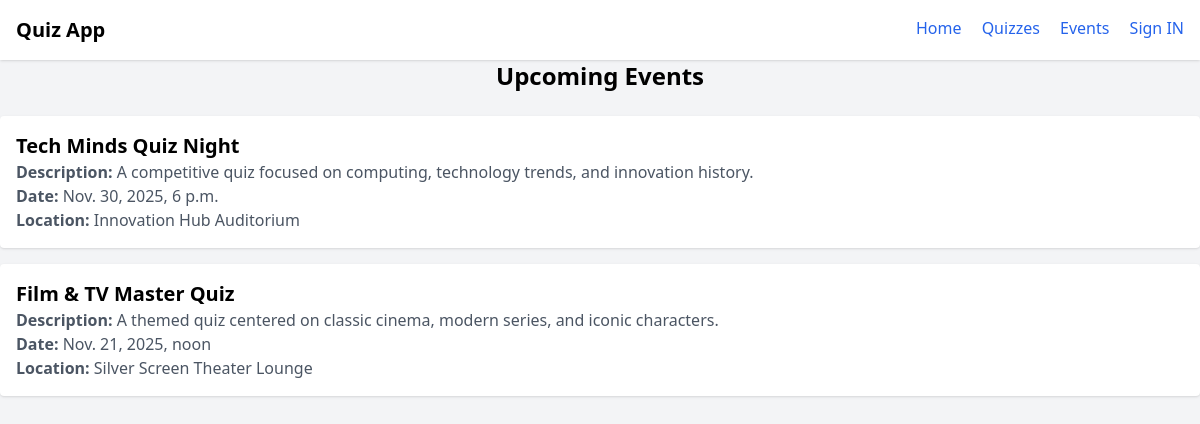
The app's page /events with its own data.
### quizzs/models.py (models this page shows, shortened)
class Event(models.Model):
    title = models.CharField(max_length=50)
    description = models.TextField()
    date = models.DateTimeField()
    location = models.TextField()

### quizzs/views.py (the view)
# urls.py: path('events', views.events, name='events'),
def events(request):
    events = Event.objects.all()
    con = {
        'events':events,
    }
    return render(request, 'events.html', con)

### quizzs/templates/events.html
{% extends 'home.html' %}
{% block content %}
  <h1 class="text-center text-2xl font-bold mb-6">Upcoming Events</h1>
  <ul class="space-y-4">
    {% for ev in events %}
      <li class="bg-white p-4 rounded shadow">
        <h2 class="text-xl font-semibold">{{ ev.title }}</h2>
        <p class="text-gray-600"><b>Description:</b> {{ ev.description }}</p>
        <p class="text-gray-600"><b>Date:</b> {{ ev.date }}</p>
        <p class="text-gray-600"><b>Location:</b> {{ ev.location }}</p>
      </li>
    {% endfor %}
  </ul>
{% endblock content %}

### records on screen
Event: title "Tech Minds Quiz Night", description "A competitive quiz focused on computing, technology trends, and innovation history.", date "Nov. 30, 2025, 6 p.m.", location "Innovation Hub Auditorium"
Event: title "Film & TV Master Quiz", description "A themed quiz centered on classic cinema, modern series, and iconic characters.", date "Nov. 21, 2025, noon", location "Silver Screen Theater Lounge"
